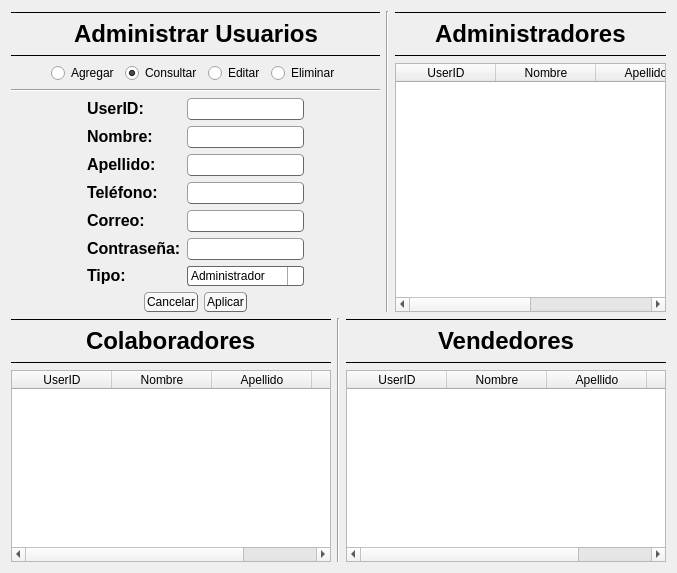
      <widget class="QWidget" name="users">
       <attribute name="title">
        <string>Usuarios</string>
       </attribute>
       <layout class="QGridLayout" name="gridLayout_14">
        <item row="0" column="0">
         <layout class="QHBoxLayout" name="horizontalLayout_2">
          <item>
           <layout class="QVBoxLayout" name="verticalLayout_4">
            <item>
             <widget class="Line" name="line_7">
              <property name="frameShadow">
               <enum>QFrame::Plain</enum>
              </property>
              <property name="orientation">
               <enum>Qt::Horizontal</enum>
              </property>
             </widget>
            </item>
            <item>
             <layout class="QGridLayout" name="gridLayout_7">
              <item row="0" column="2">
               <spacer name="querySr1_4">
                <property name="orientation">
                 <enum>Qt::Horizontal</enum>
                </property>
                <property name="sizeHint" stdset="0">
                 <size>
                  <width>40</width>
                  <height>20</height>
                 </size>
                </property>
               </spacer>
              </item>
              <item row="0" column="1">
               <widget class="QLabel" name="queryTitleLl_4">
                <property name="text">
                 <string>&lt;html&gt;&lt;head/&gt;&lt;body&gt;&lt;p&gt;&lt;span style=&quot; font-family:'Open Sans', sans-serif; font-size:18pt; font-weight:600;&quot;&gt;Administrar Usuarios&lt;/span&gt;&lt;/p&gt;&lt;/body&gt;&lt;/html&gt;</string>
                </property>
               </widget>
              </item>
              <item row="0" column="0">
               <spacer name="horizontalSpacer_115">
                <property name="orientation">
                 <enum>Qt::Horizontal</enum>
                </property>
                <property name="sizeHint" stdset="0">
                 <size>
                  <width>40</width>
                  <height>20</height>
                 </size>
                </property>
               </spacer>
              </item>
             </layout>
            </item>
            <item>
             <widget class="Line" name="line_8">
              <property name="frameShadow">
               <enum>QFrame::Plain</enum>
              </property>
              <property name="orientation">
               <enum>Qt::Horizontal</enum>
              </property>
             </widget>
            </item>
            <item>
             <layout class="QGridLayout" name="gridLayout_8">
              <item row="0" column="1">
               <layout class="QGridLayout" name="queryLt10_3">
                <item row="0" column="1">
                 <widget class="QRadioButton" name="radioButton_2">
                  <property name="cursor">
                   <cursorShape>PointingHandCursor</cursorShape>
                  </property>
                  <property name="focusPolicy">
                   <enum>Qt::NoFocus</enum>
                  </property>
                  <property name="text">
                   <string>Consultar</string>
                  </property>
                  <property name="checked">
                   <bool>true</bool>
                  </property>
                 </widget>
                </item>
                <item row="0" column="2">
                 <widget class="QRadioButton" name="querySalesBn_3">
                  <property name="cursor">
                   <cursorShape>PointingHandCursor</cursorShape>
                  </property>
                  <property name="focusPolicy">
                   <enum>Qt::NoFocus</enum>
                  </property>
                  <property name="text">
                   <string>Editar</string>
                  </property>
                  <property name="checked">
                   <bool>false</bool>
                  </property>
                 </widget>
                </item>
                <item row="0" column="3">
                 <widget class="QRadioButton" name="queryAllBn_3">
                  <property name="cursor">
                   <cursorShape>PointingHandCursor</cursorShape>
                  </property>
                  <property name="focusPolicy">
                   <enum>Qt::NoFocus</enum>
                  </property>
                  <property name="text">
                   <string>Eliminar</string>
                  </property>
                 </widget>
                </item>
                <item row="0" column="0">
                 <widget class="QRadioButton" name="queryBoxBn_3">
                  <property name="cursor">
                   <cursorShape>PointingHandCursor</cursorShape>
                  </property>
                  <property name="focusPolicy">
                   <enum>Qt::NoFocus</enum>
                  </property>
                  <property name="text">
                   <string>Agregar</string>
                  </property>
                 </widget>
                </item>
               </layout>
              </item>
              <item row="0" column="0">
               <spacer name="horizontalSpacer_2">
                <property name="orientation">
                 <enum>Qt::Horizontal</enum>
                </property>
                <property name="sizeHint" stdset="0">
                 <size>
                  <width>40</width>
                  <height>20</height>
                 </size>
                </property>
               </spacer>
              </item>
              <item row="0" column="2">
               <spacer name="horizontalSpacer_6">
                <property name="orientation">
                 <enum>Qt::Horizontal</enum>
                </property>
                <property name="sizeHint" stdset="0">
                 <size>
                  <width>40</width>
                  <height>20</height>
                 </size>
                </property>
               </spacer>
              </item>
             </layout>
            </item>
            <item>
             <widget class="Line" name="line_9">
              <property name="orientation">
               <enum>Qt::Horizontal</enum>
              </property>
             </widget>
            </item>
            <item>
             <layout class="QVBoxLayout" name="verticalLayout_3">
              <item>
               <layout class="QGridLayout" name="gridLayout_72">
                <item row="0" column="1">
                 <layout class="QFormLayout" name="clientLt6_7">
                  <property name="fieldGrowthPolicy">
                   <enum>QFormLayout::AllNonFixedFieldsGrow</enum>
                  </property>
                  <item row="0" column="0">
                   <widget class="QLabel" name="ciLl_5">
                    <property name="text">
                     <string>&lt;html&gt;&lt;head/&gt;&lt;body&gt;&lt;p&gt;&lt;span style=&quot; font-family:'Open Sans', sans-serif; font-size:12pt; font-weight:600;&quot;&gt;UserID:&lt;/span&gt;&lt;/p&gt;&lt;/body&gt;&lt;/html&gt;</string>
                    </property>
                   </widget>
                  </item>
                  <item row="1" column="0">
                   <widget class="QLabel" name="clientNameLt0_14">
                    <property name="text">
                     <string>&lt;html&gt;&lt;head/&gt;&lt;body&gt;&lt;p&gt;&lt;span style=&quot; font-family:'Open Sans', sans-serif; font-size:12pt; font-weight:600;&quot;&gt;Nombre:&lt;/span&gt;&lt;/p&gt;&lt;/body&gt;&lt;/html&gt;</string>
                    </property>
                   </widget>
                  </item>
                  <item row="2" column="0">
                   <widget class="QLabel" name="clientNameLt0_15">
                    <property name="text">
                     <string>&lt;html&gt;&lt;head/&gt;&lt;body&gt;&lt;p&gt;&lt;span style=&quot; font-family:'Open Sans', sans-serif; font-size:12pt; font-weight:600;&quot;&gt;Apellido:&lt;/span&gt;&lt;/p&gt;&lt;/body&gt;&lt;/html&gt;</string>
                    </property>
                   </widget>
                  </item>
                  <item row="3" column="0">
                   <widget class="QLabel" name="clientNameLt0_20">
                    <property name="text">
                     <string>&lt;html&gt;&lt;head/&gt;&lt;body&gt;&lt;p&gt;&lt;span style=&quot; font-family:'Open Sans', sans-serif; font-size:12pt; font-weight:600;&quot;&gt;Teléfono:&lt;/span&gt;&lt;/p&gt;&lt;/body&gt;&lt;/html&gt;</string>
                    </property>
                   </widget>
                  </item>
                  <item row="4" column="0">
                   <widget class="QLabel" name="clientNameLt0_17">
                    <property name="text">
                     <string>&lt;html&gt;&lt;head/&gt;&lt;body&gt;&lt;p&gt;&lt;span style=&quot; font-family:'Open Sans', sans-serif; font-size:12pt; font-weight:600;&quot;&gt;Correo:&lt;/span&gt;&lt;/p&gt;&lt;/body&gt;&lt;/html&gt;</string>
                    </property>
                   </widget>
                  </item>
                  <item row="5" column="0">
                   <widget class="QLabel" name="clientNameLt0_18">
                    <property name="text">
                     <string>&lt;html&gt;&lt;head/&gt;&lt;body&gt;&lt;p&gt;&lt;span style=&quot; font-family:'Open Sans', sans-serif; font-size:12pt; font-weight:600;&quot;&gt;Contraseña:&lt;/span&gt;&lt;/p&gt;&lt;/body&gt;&lt;/html&gt;</string>
                    </property>
                   </widget>
                  </item>
                  <item row="6" column="0">
                   <widget class="QLabel" name="clientNameLt0_19">
                    <property name="text">
                     <string>&lt;html&gt;&lt;head/&gt;&lt;body&gt;&lt;p&gt;&lt;span style=&quot; font-family:'Open Sans', sans-serif; font-size:12pt; font-weight:600;&quot;&gt;Tipo:&lt;/span&gt;&lt;/p&gt;&lt;/body&gt;&lt;/html&gt;</string>
                    </property>
                   </widget>
                  </item>
                  <item row="0" column="1">
                   <widget class="QLineEdit" name="ciLE_21">
                    <property name="styleSheet">
                     <string notr="true">QLineEdit {
     border-style: outset;
	border-width: 1px;
	border-radius: 4px;
	border-color: dimgray;
	min-width: 5.5em;
	padding: 2px;
}
QLineEdit[readOnly=&quot;true&quot;] {
     color: lightgray;
 }
</string>
                    </property>
                    <property name="text">
                     <string/>
                    </property>
                    <property name="readOnly">
                     <bool>false</bool>
                    </property>
                   </widget>
                  </item>
                  <item row="1" column="1">
                   <widget class="QLineEdit" name="ciLE_23">
                    <property name="styleSheet">
                     <string notr="true">QLineEdit {
     border-style: outset;
	border-width: 1px;
	border-radius: 4px;
	border-color: dimgray;
	min-width: 5.5em;
	padding: 2px;
}
QLineEdit[readOnly=&quot;true&quot;] {
     color: lightgray;
 }
</string>
                    </property>
                    <property name="text">
                     <string/>
                    </property>
                    <property name="readOnly">
                     <bool>true</bool>
                    </property>
                   </widget>
                  </item>
                  <item row="2" column="1">
                   <widget class="QLineEdit" name="ciLE_24">
                    <property name="styleSheet">
                     <string notr="true">QLineEdit {
     border-style: outset;
	border-width: 1px;
	border-radius: 4px;
	border-color: dimgray;
	min-width: 5.5em;
	padding: 2px;
}
QLineEdit[readOnly=&quot;true&quot;] {
     color: lightgray;
 }
</string>
                    </property>
                    <property name="text">
                     <string/>
                    </property>
                    <property name="readOnly">
                     <bool>true</bool>
                    </property>
                   </widget>
                  </item>
                  <item row="3" column="1">
                   <widget class="QLineEdit" name="ciLE_26">
                    <property name="styleSheet">
                     <string notr="true">QLineEdit {
     border-style: outset;
	border-width: 1px;
	border-radius: 4px;
	border-color: dimgray;
	min-width: 5.5em;
	padding: 2px;
}
QLineEdit[readOnly=&quot;true&quot;] {
     color: lightgray;
 }
</string>
                    </property>
                    <property name="text">
                     <string/>
                    </property>
                    <property name="readOnly">
                     <bool>true</bool>
                    </property>
                   </widget>
                  </item>
                  <item row="4" column="1">
                   <widget class="QLineEdit" name="ciLE_27">
                    <property name="styleSheet">
                     <string notr="true">QLineEdit {
     border-style: outset;
	border-width: 1px;
	border-radius: 4px;
	border-color: dimgray;
	min-width: 5.5em;
	padding: 2px;
}
QLineEdit[readOnly=&quot;true&quot;] {
     color: lightgray;
 }
</string>
                    </property>
                    <property name="text">
                     <string/>
                    </property>
                    <property name="readOnly">
                     <bool>true</bool>
                    </property>
                   </widget>
                  </item>
                  <item row="5" column="1">
                   <widget class="QLineEdit" name="ciLE_28">
                    <property name="styleSheet">
                     <string notr="true">QLineEdit {
     border-style: outset;
	border-width: 1px;
	border-radius: 4px;
	border-color: dimgray;
	min-width: 5.5em;
	padding: 2px;
}
QLineEdit[readOnly=&quot;true&quot;] {
     color: lightgray;
 }
</string>
                    </property>
                    <property name="text">
                     <string/>
                    </property>
                    <property name="readOnly">
                     <bool>true</bool>
                    </property>
                   </widget>
                  </item>
                  <item row="6" column="1">
                   <widget class="QComboBox" name="comboBox_2">
                    <property name="focusPolicy">
                     <enum>Qt::NoFocus</enum>
                    </property>
                    <property name="styleSheet">
                     <string notr="true">QComboBox {
    color: black;
    border: 1px solid dimgray;
    border-radius: 3px;
    padding: 1px 18px 1px 3px;
    min-width: 6em;
}

QComboBox::on {
    padding-top: 10px;
    padding-left: 4px;
}

QComboBox::drop-down {
    subcontrol-origin: padding;
    subcontrol-position: top right;
    width: 15px;

    border-left-width: 1px;
    border-left-color: darkgray;
    border-left-style: solid; /* just a single line */
    border-top-right-radius: 3px; /* same radius as the QComboBox */
    border-bottom-right-radius: 3px;
}

QComboBox::down-arrow {
	image: url(:/arrows/down_arrow.png);
}

QComboBox::down-arrow:on {
    top: 1px;
    left: 1px;
}

QComboBox QAbstractItemView {
    border: 1px solid dimgray;
    border-radius: 3px;
    padding: 1px 6px 1px 1px;
    min-width: 14em;
    selection-background-color: dimgray;
}</string>
                    </property>
                    <property name="currentIndex">
                     <number>0</number>
                    </property>
                    <property name="insertPolicy">
                     <enum>QComboBox::InsertAlphabetically</enum>
                    </property>
                    <property name="sizeAdjustPolicy">
                     <enum>QComboBox::AdjustToContents</enum>
                    </property>
                    <property name="iconSize">
                     <size>
                      <width>0</width>
                      <height>0</height>
                     </size>
                    </property>
                    <property name="frame">
                     <bool>true</bool>
                    </property>
                    <property name="modelColumn">
                     <number>0</number>
                    </property>
                    <item>
                     <property name="text">
                      <string>Administrador</string>
                     </property>
                    </item>
                    <item>
                     <property name="text">
                      <string>Vendedor</string>
                     </property>
                    </item>
                    <item>
                     <property name="text">
                      <string>Colaborador</string>
                     </property>
                    </item>
                   </widget>
                  </item>
                 </layout>
                </item>
                <item row="0" column="0">
                 <spacer name="horizontalSpacer_17">
                  <property name="orientation">
                   <enum>Qt::Horizontal</enum>
                  </property>
                  <property name="sizeHint" stdset="0">
                   <size>
                    <width>40</width>
                    <height>20</height>
                   </size>
                  </property>
                 </spacer>
                </item>
                <item row="0" column="2">
                 <spacer name="horizontalSpacer_116">
                  <property name="orientation">
                   <enum>Qt::Horizontal</enum>
                  </property>
                  <property name="sizeHint" stdset="0">
                   <size>
                    <width>40</width>
                    <height>20</height>
                   </size>
                  </property>
                 </spacer>
                </item>
               </layout>
              </item>
              <item>
               <layout class="QGridLayout" name="gridLayout_30">
                <item row="0" column="2">
                 <widget class="QPushButton" name="pushButton_45">
                  <property name="cursor">
                   <cursorShape>PointingHandCursor</cursorShape>
                  </property>
                  <property name="focusPolicy">
                   <enum>Qt::NoFocus</enum>
                  </property>
                  <property name="styleSheet">
                   <string notr="true">QPushButton {
	background-color: rgb(248, 248, 248);
	border-style: outset;
	border-width: 1px;
	border-radius: 4px;
	border-color: dimgray;
	min-width: 5.5em;
	padding: 2px;
}
QPushButton:pressed {
	background-color: rgb(240, 240, 240);
	border-style: inset;
}
</string>
                  </property>
                  <property name="text">
                   <string>Aplicar</string>
                  </property>
                  <property name="icon">
                   <iconset resource="../resources/gui.qrc">
                    <normaloff>:/others/check.png</normaloff>:/others/check.png</iconset>
                  </property>
                 </widget>
                </item>
                <item row="0" column="0">
                 <spacer name="horizontalSpacer_22">
                  <property name="orientation">
                   <enum>Qt::Horizontal</enum>
                  </property>
                  <property name="sizeHint" stdset="0">
                   <size>
                    <width>40</width>
                    <height>20</height>
                   </size>
                  </property>
                 </spacer>
                </item>
                <item row="0" column="1">
                 <widget class="QPushButton" name="pushButton_46">
                  <property name="cursor">
                   <cursorShape>PointingHandCursor</cursorShape>
                  </property>
                  <property name="focusPolicy">
                   <enum>Qt::NoFocus</enum>
                  </property>
                  <property name="styleSheet">
                   <string notr="true">QPushButton {
	background-color: rgb(248, 248, 248);
	border-style: outset;
	border-width: 1px;
	border-radius: 4px;
	border-color: dimgray;
	min-width: 5.5em;
	padding: 2px;
}
QPushButton:pressed {
	background-color: rgb(240, 240, 240);
	border-style: inset;
}

</string>
                  </property>
                  <property name="text">
                   <string>Cancelar</string>
                  </property>
                  <property name="icon">
                   <iconset resource="../resources/gui.qrc">
                    <normaloff>:/others/cancel.png</normaloff>:/others/cancel.png</iconset>
                  </property>
                 </widget>
                </item>
                <item row="0" column="3">
                 <spacer name="horizontalSpacer_23">
                  <property name="orientation">
                   <enum>Qt::Horizontal</enum>
                  </property>
                  <property name="sizeHint" stdset="0">
                   <size>
                    <width>40</width>
                    <height>20</height>
                   </size>
                  </property>
                 </spacer>
                </item>
               </layout>
              </item>
             </layout>
            </item>
           </layout>
          </item>
          <item>
           <widget class="Line" name="line_20">
            <property name="orientation">
             <enum>Qt::Vertical</enum>
            </property>
           </widget>
          </item>
          <item>
           <layout class="QVBoxLayout" name="verticalLayout_21">
            <item>
             <widget class="Line" name="line_88">
              <property name="frameShadow">
               <enum>QFrame::Plain</enum>
              </property>
              <property name="orientation">
               <enum>Qt::Horizontal</enum>
              </property>
             </widget>
            </item>
            <item>
             <layout class="QGridLayout" name="gridLayout_73">
              <item row="0" column="1">
               <widget class="QLabel" name="queryTitleLl_12">
                <property name="text">
                 <string>&lt;html&gt;&lt;head/&gt;&lt;body&gt;&lt;p&gt;&lt;span style=&quot; font-family:'Open Sans', sans-serif; font-size:18pt; font-weight:600;&quot;&gt;Administradores&lt;/span&gt;&lt;/p&gt;&lt;/body&gt;&lt;/html&gt;</string>
                </property>
               </widget>
              </item>
              <item row="0" column="2">
               <spacer name="querySr1_12">
                <property name="orientation">
                 <enum>Qt::Horizontal</enum>
                </property>
                <property name="sizeHint" stdset="0">
                 <size>
                  <width>40</width>
                  <height>20</height>
                 </size>
                </property>
               </spacer>
              </item>
              <item row="0" column="0">
               <spacer name="horizontalSpacer_119">
                <property name="orientation">
                 <enum>Qt::Horizontal</enum>
                </property>
                <property name="sizeHint" stdset="0">
                 <size>
                  <width>40</width>
                  <height>20</height>
                 </size>
                </property>
               </spacer>
              </item>
             </layout>
            </item>
            <item>
             <widget class="Line" name="line_89">
              <property name="frameShadow">
               <enum>QFrame::Plain</enum>
              </property>
              <property name="orientation">
               <enum>Qt::Horizontal</enum>
              </property>
             </widget>
            </item>
            <item>
             <widget class="QTableWidget" name="tableWidget_6">
              <property name="styleSheet">
               <string notr="true">QTableWidget::item:selected{
	background-color: whitesmoke;
	selection-color: black;
}</string>
              </property>
              <column>
               <property name="text">
                <string>UserID</string>
               </property>
              </column>
              <column>
               <property name="text">
                <string>Nombre</string>
               </property>
              </column>
              <column>
               <property name="text">
                <string>Apellido</string>
               </property>
              </column>
              <column>
               <property name="text">
                <string>Registro</string>
               </property>
              </column>
             </widget>
            </item>
           </layout>
          </item>
         </layout>
        </item>
        <item row="1" column="0">
         <layout class="QHBoxLayout" name="horizontalLayout">
          <item>
           <layout class="QVBoxLayout" name="verticalLayout_22">
            <item>
             <widget class="Line" name="line_92">
              <property name="frameShadow">
               <enum>QFrame::Plain</enum>
              </property>
              <property name="orientation">
               <enum>Qt::Horizontal</enum>
              </property>
             </widget>
            </item>
            <item>
             <layout class="QGridLayout" name="gridLayout_74">
              <item row="0" column="1">
               <widget class="QLabel" name="queryTitleLl_14">
                <property name="text">
                 <string>&lt;html&gt;&lt;head/&gt;&lt;body&gt;&lt;p&gt;&lt;span style=&quot; font-family:'Open Sans', sans-serif; font-size:18pt; font-weight:600;&quot;&gt;Colaboradores&lt;/span&gt;&lt;/p&gt;&lt;/body&gt;&lt;/html&gt;</string>
                </property>
               </widget>
              </item>
              <item row="0" column="2">
               <spacer name="querySr1_14">
                <property name="orientation">
                 <enum>Qt::Horizontal</enum>
                </property>
                <property name="sizeHint" stdset="0">
                 <size>
                  <width>40</width>
                  <height>20</height>
                 </size>
                </property>
               </spacer>
              </item>
              <item row="0" column="0">
               <spacer name="horizontalSpacer_120">
                <property name="orientation">
                 <enum>Qt::Horizontal</enum>
                </property>
                <property name="sizeHint" stdset="0">
                 <size>
                  <width>40</width>
                  <height>20</height>
                 </size>
                </property>
               </spacer>
              </item>
             </layout>
            </item>
            <item>
             <widget class="Line" name="line_93">
              <property name="frameShadow">
               <enum>QFrame::Plain</enum>
              </property>
              <property name="orientation">
               <enum>Qt::Horizontal</enum>
              </property>
             </widget>
            </item>
            <item>
             <widget class="QTableWidget" name="tableWidget_8">
              <property name="styleSheet">
               <string notr="true">QTableWidget::item:selected{
	background-color: whitesmoke;
	selection-color: black;
}</string>
              </property>
              <column>
               <property name="text">
                <string>UserID</string>
               </property>
              </column>
              <column>
               <property name="text">
                <string>Nombre</string>
               </property>
              </column>
              <column>
               <property name="text">
                <string>Apellido</string>
               </property>
              </column>
              <column>
               <property name="text">
                <string>Registro</string>
               </property>
              </column>
             </widget>
            </item>
           </layout>
          </item>
          <item>
           <widget class="Line" name="line_10">
            <property name="orientation">
             <enum>Qt::Vertical</enum>
            </property>
           </widget>
          </item>
          <item>
           <layout class="QVBoxLayout" name="verticalLayout_5">
            <item>
             <widget class="Line" name="line_90">
              <property name="frameShadow">
               <enum>QFrame::Plain</enum>
              </property>
              <property name="orientation">
               <enum>Qt::Horizontal</enum>
              </property>
             </widget>
            </item>
            <item>
             <layout class="QGridLayout" name="gridLayout_75">
              <item row="0" column="1">
               <widget class="QLabel" name="queryTitleLl_13">
                <property name="text">
                 <string>&lt;html&gt;&lt;head/&gt;&lt;body&gt;&lt;p&gt;&lt;span style=&quot; font-family:'Open Sans', sans-serif; font-size:18pt; font-weight:600;&quot;&gt;Vendedores&lt;/span&gt;&lt;/p&gt;&lt;/body&gt;&lt;/html&gt;</string>
                </property>
               </widget>
              </item>
              <item row="0" column="2">
               <spacer name="querySr1_13">
                <property name="orientation">
                 <enum>Qt::Horizontal</enum>
                </property>
                <property name="sizeHint" stdset="0">
                 <size>
                  <width>40</width>
                  <height>20</height>
                 </size>
                </property>
               </spacer>
              </item>
              <item row="0" column="0">
               <spacer name="horizontalSpacer_121">
                <property name="orientation">
                 <enum>Qt::Horizontal</enum>
                </property>
                <property name="sizeHint" stdset="0">
                 <size>
                  <width>40</width>
                  <height>20</height>
                 </size>
                </property>
               </spacer>
              </item>
             </layout>
            </item>
            <item>
             <widget class="Line" name="line_91">
              <property name="frameShadow">
               <enum>QFrame::Plain</enum>
              </property>
              <property name="orientation">
               <enum>Qt::Horizontal</enum>
              </property>
             </widget>
            </item>
            <item>
             <widget class="QTableWidget" name="tableWidget_7">
              <property name="styleSheet">
               <string notr="true">QTableWidget::item:selected{
	background-color: whitesmoke;
	selection-color: black;
}</string>
              </property>
              <column>
               <property name="text">
                <string>UserID</string>
               </property>
              </column>
              <column>
               <property name="text">
                <string>Nombre</string>
               </property>
              </column>
              <column>
               <property name="text">
                <string>Apellido</string>
               </property>
              </column>
              <column>
               <property name="text">
                <string>Registro</string>
               </property>
              </column>
             </widget>
            </item>
           </layout>
          </item>
         </layout>
        </item>
       </layout>
      </widget>
